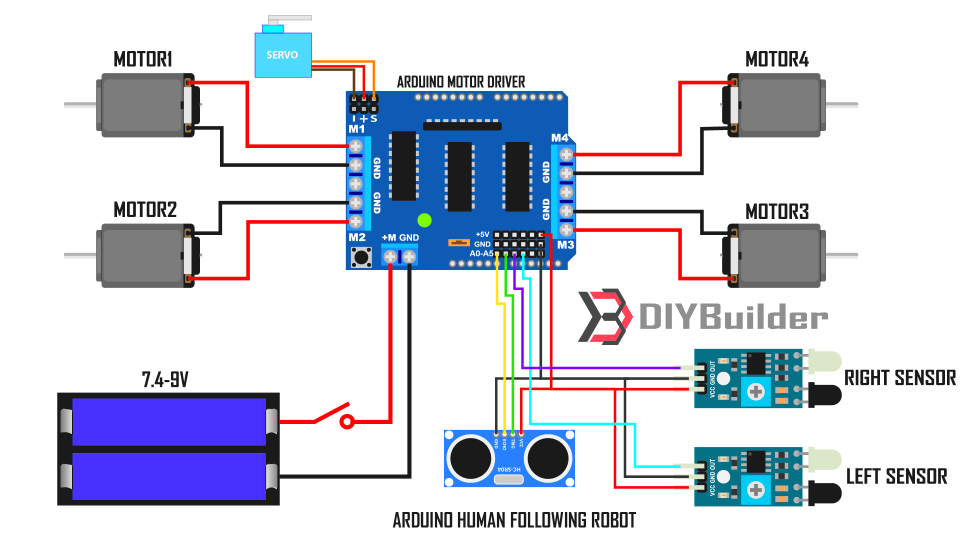
#> input picture Ref/ARDUINO FOLLOWING CAR SENSOR.jpg, 1922 x 1082 px, given in place of the camera (shown at 1/2 size)
$ python click_color_tracking.py
#> lines starting #> are read from the running program, lines starting #| are printed output that depends on the picture
import cv2
import numpy as np
import math

CAMERA_DEVICE_ID = 0
IMAGE_WIDTH = 320
IMAGE_HEIGHT = 240
screen_center_point = (IMAGE_WIDTH // 2, IMAGE_HEIGHT // 2)

hsv_min = np.array((0, 0, 0))
hsv_max = np.array((0, 0, 0))

colors = []
last_circle = (0, 0)
object_cnt = None
tracking_object = None
circle_updated = False


# [69 lines left out: functions on_mouse_click, hsv2rgb, rgb2hsv, not called in this run]


def dist(x1, y1, x2, y2):
    return (x1 - x2) ** 2 + (y1 - y2) ** 2


# =========== my vars ========
middle_x = IMAGE_WIDTH // 2
scale = 0.3
middle_diff = 50
left_bound = middle_x - middle_diff
right_bound = middle_x + middle_diff
area_threshold = 5000
# ===========================

if __name__ == "__main__":
    try:
        # create video capture
        cap = cv2.VideoCapture(CAMERA_DEVICE_ID)

        # set resolution to 320x240 to reduce latency
        cap.set(3, IMAGE_WIDTH)
        cap.set(4, IMAGE_HEIGHT)
        while True:
            # Read the frames from a camera

            _, frame = cap.read()
#> frame is the input picture: shape (1082, 1922, 3); mean B, G, R 223.1, 210.3, 206.4
            frame = cv2.flip(frame, 1)
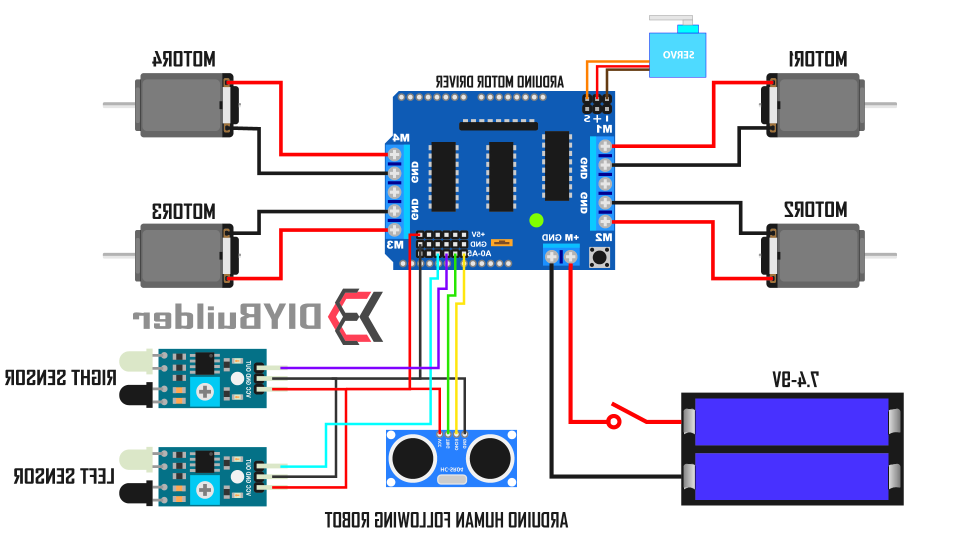
#> frame: shape (1082, 1922, 3) (shown at 1/2 size); mean B, G, R 223.1, 210.3, 206.4

            c_frame = frame.copy()
            c_frame = cv2.medianBlur(c_frame, 5)
            gray = cv2.cvtColor(c_frame, cv2.COLOR_BGR2GRAY)
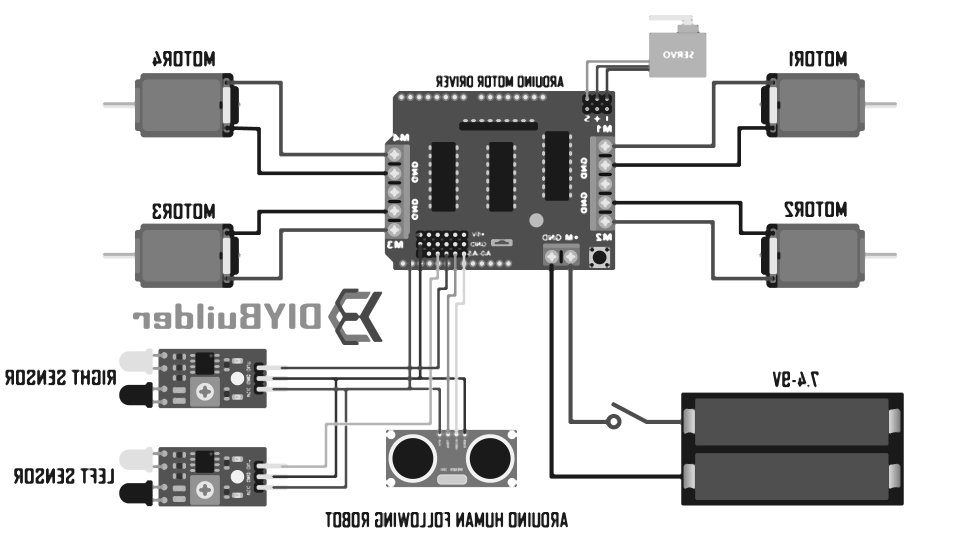
#> gray: shape (1082, 1922) (shown at 1/2 size); min 17, max 255, mean 210.5

            frame = cv2.GaussianBlur(frame, (3, 3), 0)
            cv2.namedWindow("frame")
            # Convert the image to hsv space and find range of colors
            hsv = cv2.cvtColor(frame, cv2.COLOR_BGR2HSV)
#> hsv: shape (1082, 1922, 3); mean H, S, V 15, 30.7, 227.1
            cv2.setMouseCallback('frame', on_mouse_click, frame)
            # find circle
            rows = gray.shape[0]
#> rows = 1082
            circles = cv2.HoughCircles(gray, cv2.HOUGH_GRADIENT, 1,
                                       minDist=rows / 8, param1=200, param2=37, minRadius=10, maxRadius=150)
#> circles = 22 rows, first 8: [825.5, 916.5, 41], [979.5, 916.5, 49.1], [743.5, 636.5, 143.9], [892.5, 404.5, 134], [1015.5, 559.5, 120.7], [578.5, 859.5, 121.8], [384.5, 838.5, 141.7], [409.5, 979.5, 17.9]
            prev_circle = None
            if circles is not None:
                circles = np.uint16(np.around(circles))
#> circles = 22 rows, first 8: [826, 916, 41], [980, 916, 49], [744, 636, 144], [892, 404, 134], [1016, 560, 121], [578, 860, 122], [384, 838, 142], [410, 980, 18]
                chosen = None
                for i in circles[0, :]:
                    if chosen is None:
                        chosen = i
                    if prev_circle is not None:
                        if dist(chosen[0], chosen[1], prev_circle[0], prev_circle[1]) <= dist(i[0], i[1],
                                                                                              prev_circle[0],
                                                                                              prev_circle[1]):
                            chosen = i
                    prev_circle = chosen
#> this loop made 22 passes
#> prev_circle on passes 1 to 12: [826, 916, 41], [980, 916, 49], [744, 636, 144], [892, 404, 134], [1016, 560, 121], [578, 860, 122], [384, 838, 142], [410, 980, 18], [518, 642, 83], [858, 552, 37], [1138, 164, 78], [1198, 514, 14]
                cv2.circle(frame, (chosen[0], chosen[1]), 1, (0, 100, 100), 3)
#> frame: shape (1082, 1922, 3); mean B, G, R 223.1, 210.3, 206.4
                cv2.circle(frame, (chosen[0], chosen[1]), chosen[2], (0, 0, 255), 3)
#> frame: shape (1082, 1922, 3); mean B, G, R 223, 210.3, 206.4
                circle_updated = True
                if tracking_object is None:
                    tracking_object = (chosen[0], chosen[1])
#> tracking_object = (746, 1032)
                last_circle = (chosen[0], chosen[1])
#> last_circle = (746, 1032)

            # find the color using a color threshold
            if colors:
                # find max & min h, s, v
                minh = min(c[0] for c in colors)
                mins = min(c[1] for c in colors)
                minv = min(c[2] for c in colors)
                maxh = max(c[0] for c in colors)
                maxs = max(c[1] for c in colors)
                maxv = max(c[2] for c in colors)

                # print("New HSV threshold: ", (minh, mins, minv), (maxh, maxs, maxv))
                hsv_min = np.array((minh, mins, minv))
                hsv_max = np.array((maxh, maxs, maxv))

            thresh = cv2.inRange(hsv, hsv_min, hsv_max)
#> thresh: shape (1082, 1922); every value is 0
            thresh2 = thresh.copy()
            contours, hierarchy = cv2.findContours(thresh, cv2.RETR_EXTERNAL, cv2.CHAIN_APPROX_NONE)
#> contours = []

            # finding contour with maximum area and store it as best_cnt
            contours_found = []
            for cnt in contours:
                area = cv2.contourArea(cnt)
                if area > 200:
                    peri = cv2.arcLength(cnt, True)
                    approx = cv2.approxPolyDP(cnt, 0.02 * peri, True)
                    x, y, w, h = cv2.boundingRect(approx)
                    cx, cy = x + (w // 2), y + (h // 2)
                    contours_found.append(
                        {"cnt": cnt, "area": area, "bbox": [x, y, w, h], "center": [cx, cy], "vote": 0})
#> this loop made 0 passes
#> after the loop, contours_found = []
            contours_found = sorted(contours_found, key=lambda x: x["area"], reverse=True)
            print('contours found: ', len(contours_found))
#| contours found:  0
            for i in range(3):  # find most voted biggest cnt
                if i < len(contours_found):
                    if circle_updated and dist(contours_found[i]['center'][0], contours_found[i]['center'][1],
                                               last_circle[0], last_circle[1]) < 200:
                        contours_found[i]['vote'] += 200
                    if tracking_object and dist(contours_found[i]['center'][0], contours_found[i]['center'][1],
                                                tracking_object[0], tracking_object[1]) < 5000:
                        contours_found[i]['vote'] += 75
                    if dist(contours_found[i]['center'][0], contours_found[i]['center'][1],
                            screen_center_point[0], screen_center_point[1]) < 2000:
                        contours_found[i]['vote'] += 25
                    contours_found[i]['vote'] += (2 - i)
            most_voted_cnt = -999
            for i in range(3):
                if i < len(contours_found):
                    if contours_found[i]['vote'] > most_voted_cnt:
                        most_voted_cnt = contours_found[i]['vote']
                        object_cnt = contours_found[i]
#> after the loop, most_voted_cnt = -999
            if object_cnt is not None:
                # print(object_cnt['vote'])
                if contours_found:
                    cv2.circle(frame, tracking_object, 5, (0, 255, 255), -1)
                tracking_object = object_cnt['center']

            # finding centroids of best_cnt and draw a circle there
            if contours_found:
                # print('Area:', area)
                cx, cy = object_cnt['center']
                x, y, w, h = object_cnt['bbox']
                cv2.rectangle(frame, (x, y), (x + w, y + h), (255, 0, 0), 2)
                cv2.circle(frame, tracking_object, 5, 255, -1)
                # print("Central pos: (%d, %d)" % (cx,cy))

                diff = abs(middle_x - cx)
                turn_speed = diff * scale
                middle_diff = int(object_cnt['area'] * 0.02)
                if middle_diff > 160:
                    middle_diff = 160
                left_bound = middle_x - middle_diff
                right_bound = middle_x + middle_diff
            # [19 lines of commented-out code are left out]
            cv2.imshow('frame', frame)
            cv2.imshow('thresh', thresh2)

            # if key pressed is 'Esc' then exit the loop
            if cv2.waitKey(33) == 27:
#> (key Esc is pressed here)
                break
            if cv2.waitKey(1) & 0xFF == ord('r'):  # press r to reset color
                colors = []
                print('reset color')
            circle_updated = False
    finally:
        # Clean up and exit the program
        cv2.destroyAllWindows()
        cap.release()
